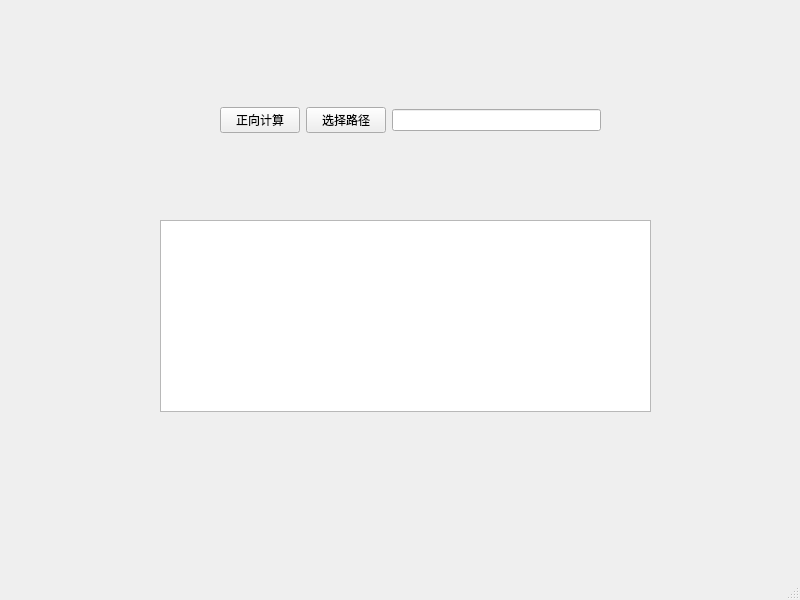
<?xml version="1.0" encoding="UTF-8"?>
<ui version="4.0">
 <class>MainWindow</class>
 <widget class="QMainWindow" name="MainWindow">
  <property name="geometry">
   <rect>
    <x>0</x>
    <y>0</y>
    <width>800</width>
    <height>600</height>
   </rect>
  </property>
  <property name="windowTitle">
   <string>MainWindow</string>
  </property>
  <widget class="QWidget" name="centralwidget">
   <widget class="QWidget" name="horizontalLayoutWidget">
    <property name="geometry">
     <rect>
      <x>220</x>
      <y>80</y>
      <width>381</width>
      <height>80</height>
     </rect>
    </property>
    <layout class="QHBoxLayout" name="horizontalLayout_2">
     <item>
      <widget class="QPushButton" name="pushButton_2">
       <property name="text">
        <string>正向计算</string>
       </property>
      </widget>
     </item>
     <item>
      <widget class="QPushButton" name="pushButton">
       <property name="text">
        <string>选择路径</string>
       </property>
      </widget>
     </item>
     <item>
      <widget class="QLineEdit" name="lineEdit"/>
     </item>
    </layout>
   </widget>
   <widget class="QTextBrowser" name="textBrowser">
    <property name="geometry">
     <rect>
      <x>160</x>
      <y>220</y>
      <width>491</width>
      <height>192</height>
     </rect>
    </property>
   </widget>
  </widget>
  <widget class="QMenuBar" name="menubar">
   <property name="geometry">
    <rect>
     <x>0</x>
     <y>0</y>
     <width>800</width>
     <height>26</height>
    </rect>
   </property>
  </widget>
  <widget class="QStatusBar" name="statusbar"/>
 </widget>
 <resources/>
 <connections>
  <connection>
   <sender>pushButton_2</sender>
   <signal>clicked()</signal>
   <receiver>MainWindow</receiver>
   <slot>forward_calculate()</slot>
   <hints>
    <hint type="sourcelabel">
     <x>265</x>
     <y>144</y>
    </hint>
    <hint type="destinationlabel">
     <x>121</x>
     <y>112</y>
    </hint>
   </hints>
  </connection>
  <connection>
   <sender>pushButton</sender>
   <signal>clicked()</signal>
   <receiver>MainWindow</receiver>
   <slot>setBrowerPath()</slot>
   <hints>
    <hint type="sourcelabel">
     <x>367</x>
     <y>152</y>
    </hint>
    <hint type="destinationlabel">
     <x>465</x>
     <y>55</y>
    </hint>
   </hints>
  </connection>
 </connections>
 <slots>
  <slot>forward_calculate()</slot>
  <slot>setBrowerPath()</slot>
 </slots>
</ui>
